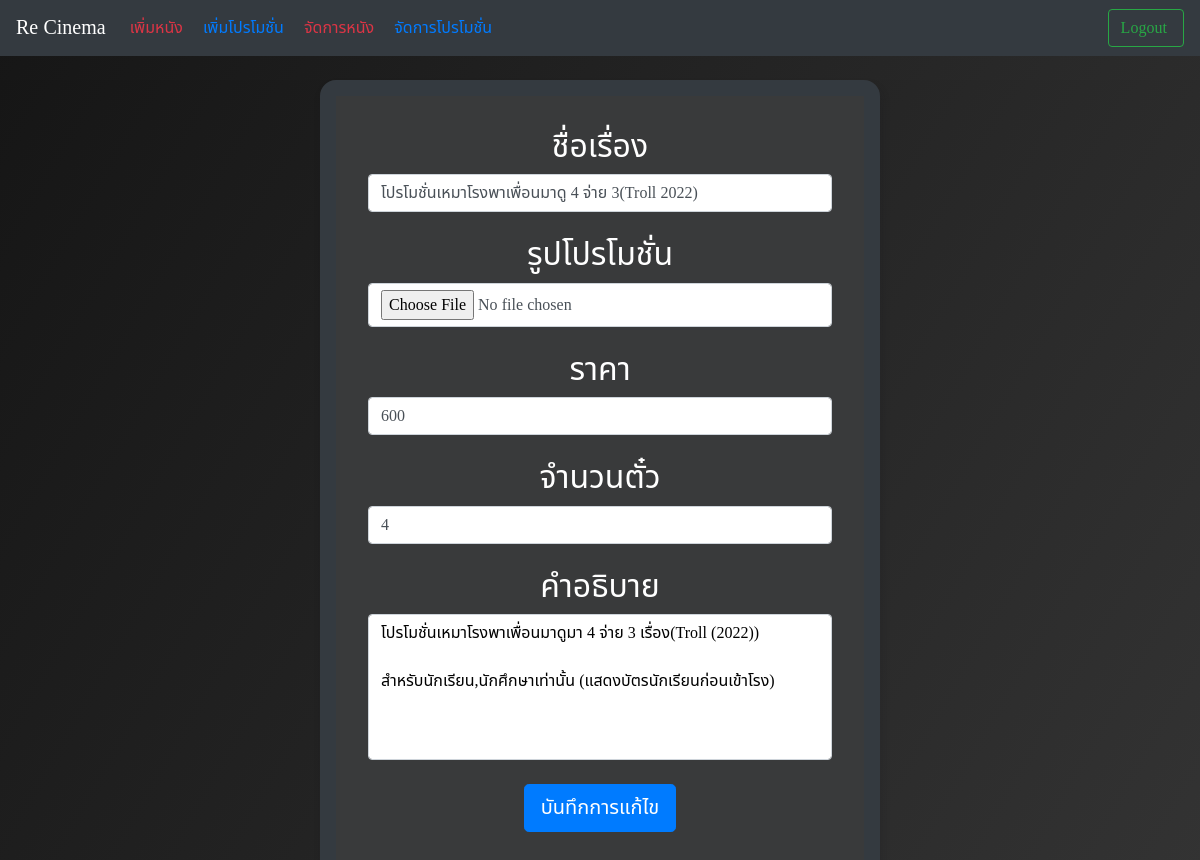
The page /editpromotion?id=1 (signed in) on the database its author committed.
### tables this page shows
CREATE TABLE `promotion` (
  `id` int(11) NOT NULL,
  `pro_name` varchar(250) NOT NULL,
  `pro_desc` varchar(1000) NOT NULL,
  `pro_img` varchar(250) NOT NULL,
  `pro_price` int(11) NOT NULL,
  `pro_quantity` int(11) NOT NULL,
  `pro_theatre` int(11) NOT NULL
);

### editpromotion.php (the view, shortened to what this page needs)
<!doctype html>
<html>
    <head>
    <link href="css/bootstrap-4.4.1.css" rel="stylesheet" type="text/css">
    <link rel="stylesheet" href="css/style.css">
    </head>
    <body>
    <nav class="navbar fixed-top navbar-expand-lg navbar-dark bg-dark"> <a class="navbar-brand" href="main">Re Cinema</a>
  <div class="collapse navbar-collapse" id="navbarSupportedContent1">
    <ul class="navbar-nav mr-auto justify-content-between">
    <li class="nav-item active"> <a class="nav-link text-danger" href="addmovie">เพิ่มหนัง&nbsp; <span class="sr-only">(current)</span></a> </li>
    <li class="nav-item active"> <a class="nav-link text-primary" href="addpromotion">เพิ่มโปรโมชั่น&nbsp; <span class="sr-only">(current)</span></a> </li>
    <li class="nav-item active"> <a class="nav-link text-danger" href="managemovies">จัดการหนัง&nbsp; <span class="sr-only">(current)</span></a> </li>
    <li class="nav-item active"> <a class="nav-link text-primary" href="managepromotion">จัดการโปรโมชั่น&nbsp; <span class="sr-only">(current)</span></a> </li>
</ul>
    <ul class="nav navbar-nav navbar-right">
    <li class="nav-item active"> <a class="btn btn-outline-success" href="logout">Logout&nbsp; <span class="sr-only">(current)</span></a> </li>
    </ul>
  </div>
</nav>
<?php
    include('condb.php');
    $id = $_GET['id'];
    $query = "SELECT * FROM promotion WHERE id ='$id'";
    $result = mysqli_query($conn, $query);
    while($row = mysqli_fetch_array($result))
    {
  ?>
        <form action="<?php $_SERVER['PHP_SELF']; ?>" method="post" enctype="multipart/form-data">
        <center>
            <div class="card border-dark" style="width: 35rem; height:50rem; margin: 2rem; margin-top:5rem; padding: 2rem; background-color: rgb(57, 58, 59); border-radius: 16px; border: 1rem; border-style: solid;">
            <h2>ชื่อเรื่อง</h2><input type="text" name="name" id="" required class="form-control" value="<?php echo $row['pro_name'];?>"><br>
            <h2>รูปโปรโมชั่น</h2><input type="file" name="img" id="" required class="form-control" style="height:4rem;"  accept="img/*"><br>
            <h2>ราคา</h2><input type="number" name="price" id="" min="0" required class="form-control" value="<?php echo $row['pro_price'];?>"><br>
            <h2>จำนวนตั๋ว</h2><input type="number" name="quantity" id="" min="0" required class="form-control" value="<?php echo $row['pro_quantity'];?>"><br>
            <h2>คำอธิบาย</h2><textarea  name="desc" id="" cols="30" rows="10" style="resize: none; color: black; font-size:1rem;" class="form-control"><?php echo $row['pro_desc'];?></textarea><br>
            <center><button type="submit" class="btn btn-primary btn-lg" name="submit">บันทึกการแก้ไข</button></center>
        </div>
        </center>
        </form>
  <?php
    }
?>
</body>
</html>

### css/style.css (style rules this page uses)
body,html { background: linear-gradient(120deg, rgb(22, 22, 22), rgb(51, 51, 51)); background-position: center; background-repeat: repeat; background-size: cover; height: 100vh; -webkit-touch-callout: none; -webkit-user-select: none; -khtml-user-select: none; -moz-user-select: none; -ms-user-select: none; user-select: none; color: #FFFFFF; }
.card { margin: 0 0.5em; box-shadow: 2px 6px 8px 0 rgba(22, 22, 26, 0.18); border: none; }

### editpromotion.php (style rules this page uses)
body { font-family: 'Noto Sans Thai'; }

### rows shown on the page
promotion: name "โปรโมชั่นเหมาโรงพาเพื่อนมาดู 4 จ่าย 3(Troll 2022)", price "600", quantity "4", desc "โปรโมชั่นเหมาโรงพาเพื่อนมาดูมา 4 จ่าย 3 เรื่อง(Troll (2022)) สำหรับนักเรียน,นักศึกษาเท่านั้น (แสดงบัตรนักเรียนก่อนเข้าโรง)"
